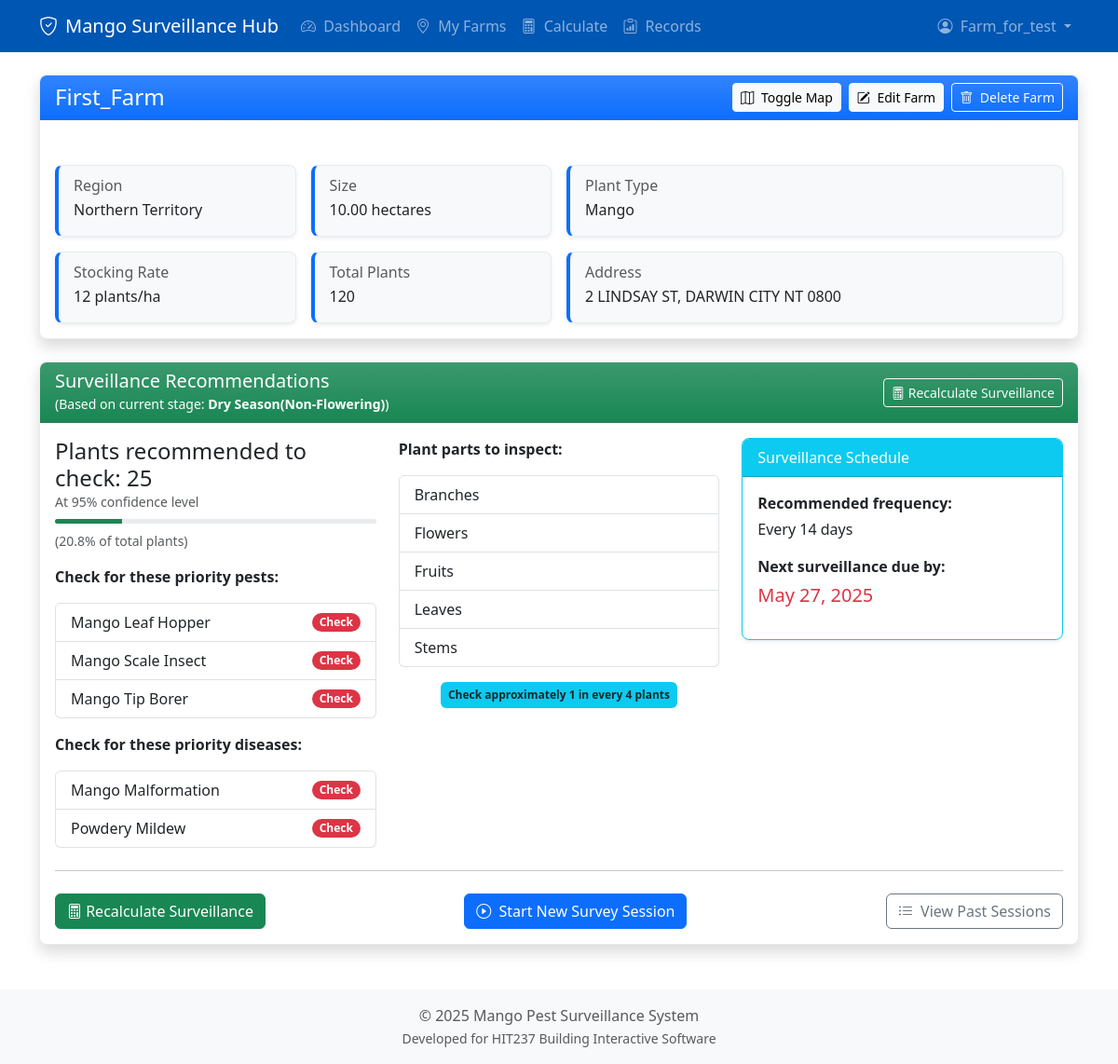
The app's page /farms/1/ (signed in), older data.
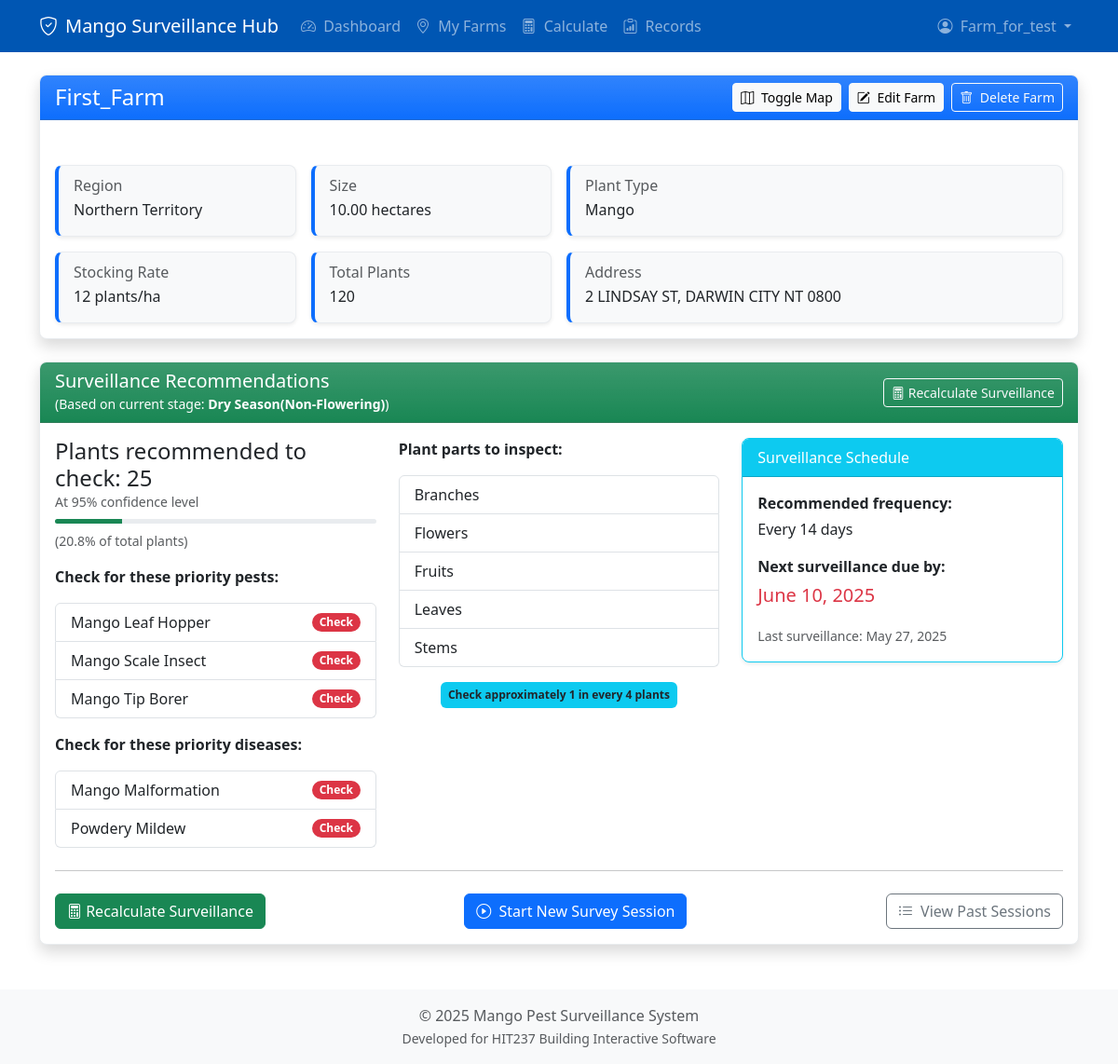
The same page, newer data.
### core/models.py (models this page shows, shortened)
class SurveySession(models.Model):
    farm = models.ForeignKey(Farm, on_delete=models.CASCADE, related_name='survey_sessions', db_index=True)
    surveyor = models.ForeignKey(User, on_delete=models.CASCADE, related_name='survey_sessions', db_index=True)
    start_time = models.DateTimeField(default=timezone.now, db_index=True)
    end_time = models.DateTimeField(null=True, blank=True)
    status = models.CharField(max_length=20, choices=SURVEY_STATUS_CHOICES, default='in_progress', db_index=True)
    target_plants_surveyed = models.PositiveIntegerField(null=True, blank=True)
    session_id = models.UUIDField(default=uuid.uuid4, editable=False, unique=True, db_index=True)
    objects = SurveySessionManager()
    class Meta:
        ordering = ['-start_time']
        verbose_name = "Survey Session"
        verbose_name_plural = "Survey Sessions"
        indexes = [
            models.Index(fields=['status']),
            models.Index(fields=['farm', 'status']),
            models.Index(fields=['surveyor', '-start_time']),
        ]

### core/views.py (the view)
# urls.py: path('farms/<int:farm_id>/', views.farm_detail_view, name='farm_detail'),
@login_required
def farm_detail_view(request, farm_id):
    farm, error = get_farm_details(farm_id, request.user)
    if error:
        logger.warning(f"Farm detail access failed for farm_id {farm_id}, user {request.user.username}: {error}")
        messages.error(request, error)
        return redirect('core:myfarms')
    logger.debug(f"Displaying farm detail for farm '{farm.name}' (ID: {farm.id}) for user {request.user.username}")
    recommendations = get_surveillance_recommendations(farm)
    calculation_results = None
    try:
        latest_calc = SurveillanceCalculation.objects.filter(farm=farm, is_current=True).latest('date_created')
        calculation_results = latest_calc.to_dict()
        calculation_results['error'] = None
        logger.info(f"Farm Detail: Displaying saved calculation ID {latest_calc.id} for farm {farm.id}")
    except SurveillanceCalculation.DoesNotExist:
        logger.info(f"Farm Detail: No saved calculation for farm {farm.id}. Calculating with default confidence.")
        if recommendations.get('stage_name') != 'Unknown' and farm.total_plants():
            seasonal_info = get_seasonal_stage_info()
            prevalence_p_for_calc = seasonal_info.get('prevalence_p')
            if prevalence_p_for_calc is not None:
                calculation_results = calculate_surveillance_effort(
                    farm=farm,
                    confidence_level_percent=DEFAULT_CONFIDENCE,
                    prevalence_p=prevalence_p_for_calc
                )
            else:
                calculation_results = {'error': "Could not determine prevalence for current stage."}
        else:
            calculation_results = {'error': "Farm details (plants) or seasonal stage missing for calculation."}
    except Exception as e:
        logger.error(f"Farm Detail: Error fetching/calculating for display: {e}")
        calculation_results = {'error': f"Error retrieving calculation: {e}"}
    completed_sessions = SurveySession.objects.filter(
        farm=farm,
        status='completed'
    ).order_by('-end_time')[:5]
    latest_in_progress = SurveySession.objects.filter(
        farm=farm,
        status__in=['not_started', 'in_progress']
    ).order_by('-start_time').first()
    context = {
        'farm': farm,
        'current_stage': recommendations.get('stage_name'),
        'month_used_for_stage': recommendations.get('month_used'),
        'calculation_results': calculation_results,
        'completed_sessions': completed_sessions,
        'latest_in_progress': latest_in_progress,
        'priority_pests': recommendations.get('priority_pests'),
        'priority_diseases': recommendations.get('priority_diseases'),
        'recommended_parts': recommendations.get('recommended_parts'),
        'surveillance_frequency': get_surveillance_frequency(),
        'last_surveillance_date': farm.last_surveillance_date(),
        'next_due_date': farm.next_due_date(),
        'farm_boundary_json': farm.boundary
    }
    return render(request, 'core/farm_detail.html', context)

### core/models.py (called while the page is built)
    def total_plants(self):
        if self.size_hectares is None or self.stocking_rate is None:
            return None
        return int(float(self.size_hectares) * self.stocking_rate)

    def current_season(self):
        current_month = timezone.now().month
        season_map = {
            1: 'Wet', 2: 'Wet', 3: 'Wet',
            4: 'Flowering', 5: 'Flowering', 6: 'Flowering', 7: 'Flowering',
            8: 'Dry', 9: 'Dry', 10: 'Dry',
            11: 'Wet', 12: 'Wet'
        }
        return season_map.get(current_month, 'Unknown')

    def last_surveillance_date(self):
        latest = self.survey_sessions.filter(status='completed').order_by('-end_time').first()
        return latest.end_time if latest else None

    def next_due_date(self):
        last_date = self.last_surveillance_date()
        if not last_date:
            return timezone.now().date()  # Due immediately if never surveyed
        if isinstance(last_date, datetime):
            last_date = last_date.date()
        next_due = last_date + timedelta(days=14)  # Changed from 30 to 14
        today = timezone.now().date()
        return max(next_due, today)  # Return today if already overdue

### core/templates/core/farm_detail.html (shortened to what the changed rows need)
{% extends 'core/base.html' %}
{% block head_extra %}
<link rel="stylesheet" href="https://unpkg.com/leaflet@1.9.4/dist/leaflet.css"/>
{% endblock head_extra %}
{% block content %}
<div class="card shadow mb-4">
    <div class="card-body">
        {% if calculation_results and not calculation_results.error %}
            <div class="row d-none d-md-flex">
                <div class="col-md-4">
                    <div class="card border-info mb-3 shadow-sm">
                        <div class="card-body">
                            <p class="fw-bold mb-1">Recommended frequency:</p>
                            <p>Every {{ surveillance_frequency }} days</p>
                            <p class="fw-bold mb-1 mt-3">Next surveillance due by:</p>
                            <p class="fs-5 text-danger">
                                {% if next_due_date %}
                                    {{ next_due_date|date:"F j, Y" }}
                                {% else %}
                                    As soon as possible
                                {% endif %}
                            </p>
                            {% if last_surveillance_date %}
                            <small class="text-muted">
                                Last surveillance: {{ last_surveillance_date|date:"F j, Y" }}
                            </small>
                            {% endif %}
                        </div>
                    </div>
                </div>
            </div>
        {% endif %}
    </div>
</div>
{% endblock %}

### core/templates/core/base.html (shortened to what this page needs)
<!DOCTYPE html>
<html lang="en">
<head>
    <link href="https://cdn.jsdelivr.net/npm/bootstrap@5.3.3/dist/css/bootstrap.min.css" rel="stylesheet">
    <link rel="stylesheet" href="https://cdn.jsdelivr.net/npm/bootstrap-icons@1.11.3/font/bootstrap-icons.min.css">
    {% block head_extra %}{% endblock %}
</head>
<body class="d-flex flex-column min-vh-100">
    <nav class="navbar navbar-expand-lg navbar-dark fixed-top" style="background-color: var(--primary-color);">
        <div class="container">
            <a class="navbar-brand d-flex align-items-center" href="{% url 'core:dashboard' %}">
                <i class="bi bi-shield-check me-2"></i>
                Mango Surveillance Hub
            </a>
            <div class="collapse navbar-collapse" id="navbarNav">
                {% if user.is_authenticated %}
                <ul class="navbar-nav me-auto mb-2 mb-lg-0">
                    <li class="nav-item">
                        <a class="nav-link {% if request.resolver_match.url_name == 'dashboard' %}active{% endif %}" href="{% url 'core:dashboard' %}">
                            <i class="bi bi-speedometer2 me-1"></i> Dashboard
                        </a>
                    </li>
                    <li class="nav-item">
                        <a class="nav-link {% if request.resolver_match.url_name == 'myfarms' %}active{% endif %}" href="{% url 'core:myfarms' %}">
                            <i class="bi bi-geo-alt me-1"></i> My Farms
                        </a>
                    </li>
                    <li class="nav-item">
                        <a class="nav-link {% if request.resolver_match.url_name == 'calculator' %}active{% endif %}" href="{% url 'core:calculator' %}">
                            <i class="bi bi-calculator me-1"></i> Calculate
                        </a>
                    </li>
                    <li class="nav-item">
                        <a class="nav-link {% if request.resolver_match.url_name == 'record_list' %}active{% endif %}" href="{% url 'core:record_list' %}">
                            <i class="bi bi-clipboard-data me-1"></i> Records
                        </a>
                    </li>
                </ul>
                <ul class="navbar-nav ms-auto mb-2 mb-lg-0">
                    <li class="nav-item dropdown">
                        <a class="nav-link dropdown-toggle" href="#" id="navbarDropdownAccount" role="button" data-bs-toggle="dropdown" aria-expanded="false">
                            <i class="bi bi-person-circle me-1"></i> {{ user.username }}
                        </a>
                    </li>
                </ul>
                {% endif %}
            </div>
        </div>
    </nav>
    <div class="container my-4">
        <main>
            {% block content %}
            {% endblock %}
        </main>
    </div>
    <footer class="mt-auto py-3 bg-light text-center">
        <div class="container">
            <span class="text-muted">© {% now "Y" %} Mango Pest Surveillance System</span><br>
            <small class="text-muted">Developed for HIT237 Building Interactive Software</small>
        </div>
    </footer>
</body>
</html>

Row changes from the older to the newer data that the page shows:
added SurveySession: end_time "May 27, 2025"
Text that changed along with them:
{{ next_due_date|date:"F j, Y" }}: (not shown) → "June 10, 2025"
{{ next_due_date|date:"F j, Y" }}: "May 27, 2025" → (not shown)
text now shown: "Last surveillance:"
